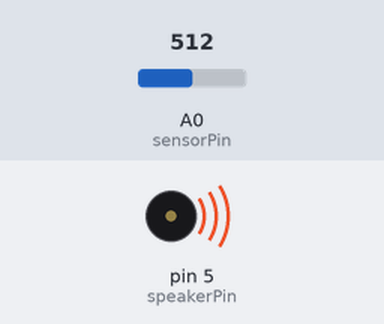
This sketch was run on a simulated Arduino Uno, built with avr-gcc and run on an emulated ATmega328P. Shown: buzzer (waves = sounding). The test bench sets the inputs (shaded band); at power-on: A0 (sensorPin) = 512.

Above: at 0.1 s.
Timing chart, 0 to 1.6 s (numbered marks = the images above):
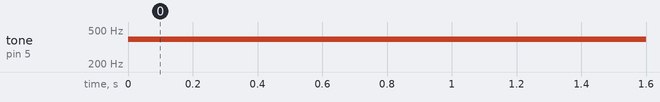

Measured:
- by itself, tone on pin 5 (speakerPin): silent → 392 Hz at 0.00 s

The sketch:

sketch02_03_analog_doremi.ino
```cpp
/* アナログ入力で楽器を作る */

const int sensorPin = A0;
const int speakerPin = 5;

int sensorValue = 0;
int oldValue = 0;
int newValue = 0;

int doremi[] = {261, 294, 329, 349, 392, 440, 493, 523};

void setup() {
  pinMode(speakerPin, OUTPUT);
}

void loop() {
  oldValue = newValue;

  sensorValue = analogRead(sensorPin);
  newValue = map(sensorValue, 0, 1024, 0, 8);

  if (oldValue != newValue) {
    tone(speakerPin, doremi[newValue]);
  }
}
```
